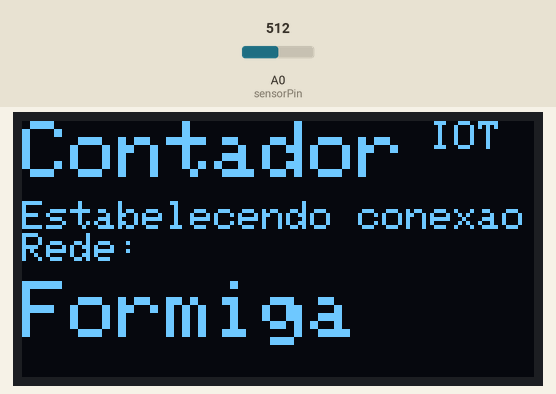
A sketch run on a simulated ESP8266 (Wemos D1 mini). Shown: 128×64 one-colour display. The test bench sets the inputs (shaded band); at power-on: A0 (sensorPin) = 512. WiFi joins after 1.5 s; servers stay silent unless stated; random numbers use the default seed unless the sketch sets one; no MQTT or app messages arrive unless stated; what the sketch prints to the serial monitor is not drawn.

Above: at 5.1 s.
At 12.6 s:
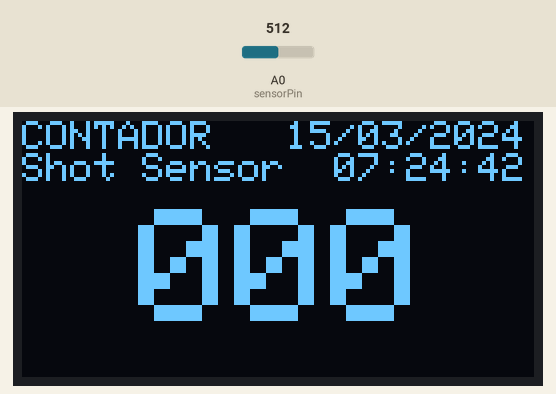
12.7 s: A0 (sensorPin) set to 591
15.0 s: A0 (sensorPin) set to 608
At 15.9 s:
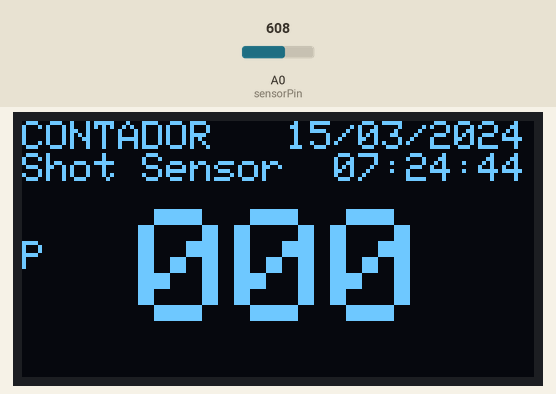
16.5 s: A0 (sensorPin) set to 590
At 18.3 s:
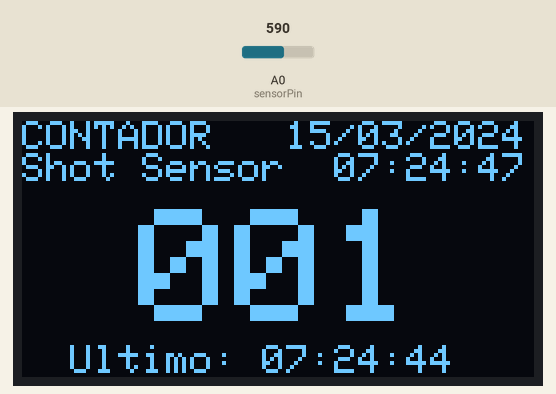
19.5 s: A0 (sensorPin) set to 610
At 20.8 s:
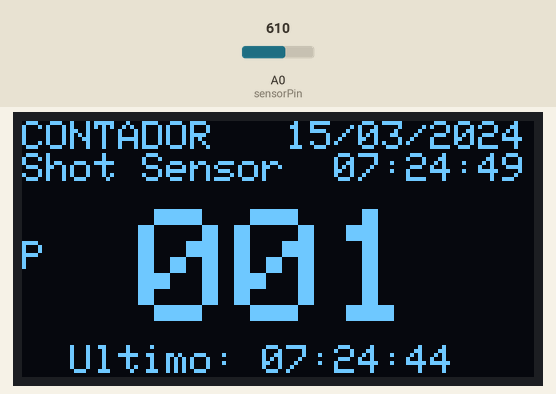
Timing chart, 0 to 22.0 s (numbered marks = the images above; inputs shaded):
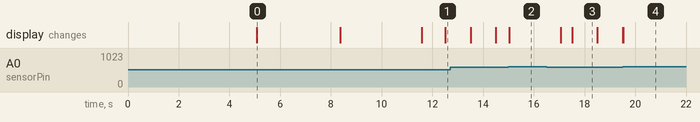

The sketch:

TimeNTP_OLED_MQTT5.ino
```cpp
//---Contador IOT REV 27072021
#include <Wire.h>
#include <PubSubClient.h>
#include <Adafruit_GFX.h>
#include <Adafruit_SSD1306.h>
#include <TimeLib.h>
#include <ESP8266WiFi.h>
#include <WiFiUdp.h>
#include "images.h" // carrega imagens 128 X 64
#include <ESP8266WiFi.h>
#define OLED_RESET -1 // OLED Reset, Deixar -1 para D1 Mini
#define SCREEN_WIDTH 128 // OLED display width, in pixels
#define SCREEN_HEIGHT 64 // OLED display height, in pixels
#define MSG_BUFFER_SIZE  (50)
Adafruit_SSD1306 display(SCREEN_WIDTH, SCREEN_HEIGHT, &Wire, OLED_RESET);

//--------WIFI-------------
const char* ssid = "Formiga";
const char* password = "*********";
const char* mqtt_server = "broker.mqtt-dashboard.com"; //Servidor MQTT
WiFiClient espClient;
PubSubClient client(espClient);
//unsigned long lastMsg = 0;

//----------Buffer dos concatenadores-----------
char msg[MSG_BUFFER_SIZE];
char msg1[MSG_BUFFER_SIZE];
char msg2[MSG_BUFFER_SIZE];
char msg3[MSG_BUFFER_SIZE];
char msg4[MSG_BUFFER_SIZE];

//--Config. servidor NTP------------------------------------------------------
static const char ntpServerName[] = "us.pool.ntp.org";
const int timeZone = -3;     // Central European Time
WiFiUDP Udp;
unsigned int localPort = 8888;  // local port to listen for UDP packets
time_t getNtpTime();
void digitalClockDisplay();
void printDigits(int digits);
void sendNTPpacket(IPAddress &address);

//-----------Logica e entrada sensores-----------------------------------------
int sensorPin = A0; // Pino Input
int counter = 0;
int res = 0; //Reset
int sensorValue = 0;
int val = 0;
int value = 0;
int diaatual = 0;
int mesatual = 0;
int anoatual = 0;
int horaatual = 0;
int minatual = 0;
int segatual =0;

//----Conexao WIFI-------------------------------------------------
void setup_wifi() {

  delay(10);
  // We start by connecting to a WiFi network
  Serial.println();
  Serial.print("Conectando em ");
  Serial.println(ssid);

  WiFi.mode(WIFI_STA);
  WiFi.begin(ssid, password);

  while (WiFi.status() != WL_CONNECTED) {
    delay(500);
    Serial.print(".");

//----Mensagem erro no OLED de conexao Wifi após 6 tentatias--------
    value++;
    delay(500);
    if (value > 5) {
      display.clearDisplay(); //Limpa display
      display.setTextSize(2); //Tamanho da fonte
      display.setTextColor(WHITE);//Cor da fonte, no monocromático é sempre branco
      display.setCursor(0, 0); //Cursor
      display.println(" ATENCAO!");  //Escrita
      display.setTextSize(2);
      display.setTextColor(WHITE);
      display.setCursor(0, 16);
      display.print(("VERIFIQUE A CONEXAO DO WIFI.."));
      display.display();   //Mostra no display
      delay(2000);
      display.clearDisplay();
      display.setTextSize(2);
      display.setTextColor(WHITE);
      display.setCursor(0, 0);
      display.println(" ATENCAO!");
      display.setTextSize(2);
      display.setTextColor(WHITE);
      display.setCursor(0, 16);
      display.print(("E RESET O APARELHO."));
      display.display();
      delay(2000);
    }
  }

  randomSeed(micros());

  Serial.println("");
  Serial.println("WiFi conectado");
  Serial.println("IP: ");
  Serial.println(WiFi.localIP());
}

void reconnect() {
  // Loop até conectar
  while (!client.connected()) {
    Serial.print("Conectando servidor MQTT...");
    //Cria um ID de cliente aleatório
    String clientId = "ESP8266Client-";
    clientId += String(random(0xffff), HEX);
    // Tentando conectar
    if (client.connect(clientId.c_str())) {
      Serial.println(" Conectado");
      Serial.println(msg);
      // Ao conectar publicar - Conectado
      client.publish("outTopic03200", "Conectado");
      client.publish("outTopic03200", msg1);
    } else {
      Serial.print(" Falhou, rc=");
      Serial.print(client.state());
      Serial.println(" reconexão em 5 segundos");
      // Espera 5 segundos
      display.clearDisplay();
      display.setTextSize(2);
      display.setTextColor(WHITE);
      display.setCursor(0, 0);
//Display static text
      display.print("  ATENCAO!");
      display.setTextSize(1);
      display.setTextColor(WHITE);
      display.setCursor(0, 20);
      display.println("Sem internet!");
      display.println("Tentando reconectar..");
      display.display();
      delay(5000);
    }
  }
}
//-------------Mqtt^^-----------
void setup()
{
  //----------------LCD-----------------
  if(!display.begin(SSD1306_SWITCHCAPVCC, 0x3C)) { // Address 0x3D for 128x64
    Serial.println(F("SSD1306 allocation failed"));
    for(;;);
  }
//--------Splash Screen----------------------------
  display.clearDisplay();
  display.drawBitmap(0, 1,  image5, 128, 64, WHITE);
  display.display();
  delay(5000);
//----------------------------------------------
  display.clearDisplay();
  display.setTextSize(2);
  display.setTextColor(WHITE);
  display.setCursor(0, 0);
// Display static text
  display.print("Contador");
  display.setTextSize(1);
  display.println(" IOT");
  display.setCursor(0, 20);
  display.println("Estabelecendo conexao");
  display.println("Rede:");
  display.setCursor(0, 40);
  display.setTextSize(2);
  display.println(ssid);
  display.display();
//----------------------------
  pinMode(sensorPin, INPUT); // declara sensorPin
  Serial.begin(9600);
  //-------------MQTT----------------
  setup_wifi();
  client.setServer(mqtt_server, 1883);

 // while (!Serial) ; // Somente Leonardo
  delay(250);
  Serial.println("TimeNTP ");
  Serial.print("Conectando a: ");
  Serial.println(ssid);

  //------------------LCD-----------
  display.clearDisplay();
  delay(1000);
  display.setTextSize(2);
  display.setTextColor(WHITE);
  display.setCursor(0, 0);
  display.print("Contador");
  display.setTextSize(1);
  display.println(" IOT");
  display.setCursor(0, 20);
  display.println("Conectado!");
  display.println("Endereco de IP:");
  display.println(WiFi.localIP());
  display.println("Endereco de MAC:");
  display.println(WiFi.macAddress());
  display.display();
  delay(3000);

//---------NTP-----------------------------
  Serial.print("IP atribuido por DHCP: ");
  Serial.println(WiFi.localIP());
  Serial.println("Inicializando UDP");
  Udp.begin(localPort);
  Serial.print("Porta local: ");
  Serial.println(Udp.localPort());
  Serial.println("Aguardando sync");
  setSyncProvider(getNtpTime);
  setSyncInterval(300);
}

time_t prevDisplay = 0; // when the digital clock was displayed

void loop()
{
  //---------------MQTT---------------
if (!client.connected()) {
    reconnect();
  }
  client.loop();

  //----------------Loop sensor--------
  sensorValue = analogRead(sensorPin);
  val = analogRead(sensorPin);
  //Serial.println(val);
  //Serial.print("  ");
  //Serial.print(counter);
  snprintf (msg4, MSG_BUFFER_SIZE, " %03d  ", counter);
  //----Lógica de zerar o contador--
  if (segatual == 59 && minatual == 59 && horaatual == 23 ){
    counter = 0;
  }
  //--Lógica de acionamento, concatenagem da msg, escrita no servidor MQTT e display-----
  if (val > 600){
 // if (x = 1){
    counter = counter + 1;
    ++value;
    snprintf (msg, MSG_BUFFER_SIZE, "Cont:%1d | %02d:%02d:%02d | %02d/%02d/%02d",counter, horaatual, minatual, segatual, diaatual, mesatual, anoatual);
    snprintf (msg1, MSG_BUFFER_SIZE, "  Ultimo: %02d:%02d:%02d ", horaatual, minatual, segatual); // %02d:%02d:%02d duas casas decimais
    Serial.print("Publish message: ");
    Serial.println(msg);
    client.publish("outTopic03200", msg);
    display.setCursor(0, 30);
    display.setTextSize(1);
    display.println("P");
    display.display();
    delay(2000); //Intervalo de uma contagem para outra
  }

  else if (timeStatus() != timeNotSet) {
    if (now() != prevDisplay) { //update the display only if time has changed
      prevDisplay = now();
      digitalClockDisplay();
    }
  }
}

//---Lógica biblioteca NTP e escrita no display
void digitalClockDisplay()
{
  diaatual = day();
  mesatual = month();
  anoatual = year();
  horaatual = hour();
  minatual = minute();
  segatual = second();

  snprintf (msg2, MSG_BUFFER_SIZE, "Shot Sensor  %02d:%02d:%02d", horaatual, minatual, segatual);
  snprintf (msg3, MSG_BUFFER_SIZE, "CONTADOR   %02d/%02d/%04d", diaatual, mesatual, anoatual);
//---DEBUG---------------
//Serial.print(msg2);
//Serial.print(msg3);
//-------------LCD---------
  display.clearDisplay();
  display.setCursor(0, 0);
  display.setTextSize(1);
  display.setTextColor(WHITE);
  display.print(msg3);
  display.print(msg2);
  display.setCursor(5, 22);
  display.setTextSize(4);
  display.println(msg4);
  display.setCursor(0, 56);
  display.setTextSize(1);
  display.println(msg1);
  display.display();
}

void printDigits(int digits)
{
  // utility for digital clock display: prints preceding colon and leading 0
  Serial.print(":");
  if (digits < 10)
   Serial.print('0');
   Serial.print(digits);
}

/*-------------------- NTP code ----------------------------------*/

const int NTP_PACKET_SIZE = 48; // NTP time is in the first 48 bytes of message
byte packetBuffer[NTP_PACKET_SIZE]; //buffer to hold incoming & outgoing packets

time_t getNtpTime()
{
  IPAddress ntpServerIP; // NTP server's ip address

  while (Udp.parsePacket() > 0) ; // discard any previously received packets
  Serial.println("Transmitindo pedido NTP ");
  // get a random server from the pool
  WiFi.hostByName(ntpServerName, ntpServerIP);
  Serial.print(ntpServerName);
  Serial.print(": ");
  Serial.println(ntpServerIP);
  sendNTPpacket(ntpServerIP);
  uint32_t beginWait = millis();
  while (millis() - beginWait < 1500) {
    int size = Udp.parsePacket();
    if (size >= NTP_PACKET_SIZE) {
      Serial.println("Recebido resposta NTP");
      Udp.read(packetBuffer, NTP_PACKET_SIZE);  // read packet into the buffer
      unsigned long secsSince1900;
      // convert four bytes starting at location 40 to a long integer
      secsSince1900 =  (unsigned long)packetBuffer[40] << 24;
      secsSince1900 |= (unsigned long)packetBuffer[41] << 16;
      secsSince1900 |= (unsigned long)packetBuffer[42] << 8;
      secsSince1900 |= (unsigned long)packetBuffer[43];
      return secsSince1900 - 2208988800UL + timeZone * SECS_PER_HOUR;
    }
  }
  Serial.println("Sem resposta servidor NTP :-(");
  return 0; // return 0 if unable to get the time
}

// send an NTP request to the time server at the given address
void sendNTPpacket(IPAddress &address)
{
  // set all bytes in the buffer to 0
  memset(packetBuffer, 0, NTP_PACKET_SIZE);
  // Initialize values needed to form NTP request
  // (see URL above for details on the packets)
  packetBuffer[0] = 0b11100011;   // LI, Version, Mode
  packetBuffer[1] = 0;     // Stratum, or type of clock
  packetBuffer[2] = 6;     // Polling Interval
  packetBuffer[3] = 0xEC;  // Peer Clock Precision
  // 8 bytes of zero for Root Delay & Root Dispersion
  packetBuffer[12] = 49;
  packetBuffer[13] = 0x4E;
  packetBuffer[14] = 49;
  packetBuffer[15] = 52;
  // all NTP fields have been given values, now
  // you can send a packet requesting a timestamp:
  Udp.beginPacket(address, 123); //NTP requests are to port 123
  Udp.write(packetBuffer, NTP_PACKET_SIZE);
  Udp.endPacket();
}
```

Source omitted: images.h (data table, 6367 bytes)

Measured:
- the behaviour switches between 600 and 601 on A0 (sensorPin) (found by bisection; images 1 and 2)
- after the input at 16.5 s, the display: first changes after 0.55 s (image 3 shows a later state)
- what the display in image 0 shows lasts 3.3 s, from 5.1 s to 8.4 s
- what the display in image 3 shows lasts 1.0 s, from 17.5 s to 18.5 s
